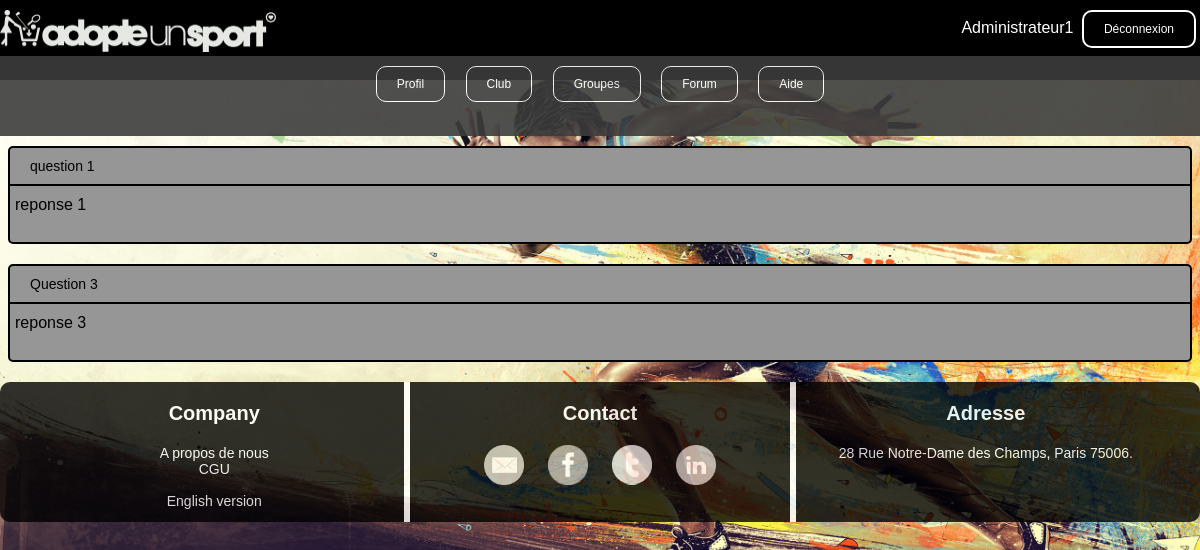
Screenshot of /faq.php (signed in) with the database file from the repository.
### tables this page shows
CREATE TABLE IF NOT EXISTS `faq` (
  `Id` int(11) NOT NULL AUTO_INCREMENT,
  `Question` varchar(5000) NOT NULL,
  `Reponse` varchar(5000) NOT NULL,
  PRIMARY KEY (`Id`)
);

### faq.php (the view, shortened to what this page needs)
<!DOCTYPE html>
<html>
	<head>
		<link href='assets/css/styleheaderfooter.css' rel='stylesheet' type='text/css' />
		<link href='assets/css/style.css' rel='stylesheet' type='text/css' />
	</head>
	<body>
		<header>
			<div class="container haut">
				<div class="connexion element"><a href="index.php"><img class="logosite" src="Images/adopteunsportnb.png" /></a></div>
				<div class="connexion droite element">
					<?php
						if (!isset($_SESSION['Pseudo'])) {
							?>
							<a href="inscription.php" class="button">Inscription</a>
							<a href="pageconnection.php" class="button">Connexion</a>
							<?php
						}
						else if (isset($_SESSION['Pseudo'])) {
							?>
							<a href="membre.php" class="lienpseudo"><?php echo($_SESSION['Pseudo']) ?></a>
							<a href="deconnexion.php" class="button">Déconnexion</a>
							<?php
						}
					?>
           		</div>
			</div>
			<div class="menu haut">
				<a href="membre.php" class="button2">Profil</a>
				<a href="clubs.php" class="button2">Club</a>
				<a href="groupes.php" class="button2">Groupes</a>
				<a href="forum.php" class="button2">Forum</a>
				<a href="faq.php" class="button2">Aide</a>
			</div>
		</header>
		<div class="faq">
			<?php
		try
		{
			$bdd = new PDO('mysql:host=localhost;dbname=app_info;charset=utf8', 'root', '');
		}
		catch(Exception $e)
		{
        	die('Erreur : '.$e->getMessage());
		}
		$reponse = $bdd->query('SELECT Question, Reponse FROM faq ORDER BY Id');
		while ($donnees = $reponse->fetch())
		{ ?>
			<div class="posts">
			<div class="question case">
				<?php
				echo $donnees['Question'];
				?>
			</div>
			<div class="reponse case">
				<?php
				echo $donnees['Reponse'] . '<br /><br />';
				?>
			</div>
		</div>
		<?php
		}
		?>
		</div>
		<footer>
			<div class="company bas">
				<h3>Company</h3>
				<a href="groupe6c.php" class="lienfootercompany">A propos de nous</a>
				<a href="cgu.php" class="lienfootercompany">CGU</a><br/>
				<a href="accueilen.php" class="lienfootercompany">English version</a>
			</div>
			<div class="espace bas">
			</div>
			<div class="contact bas">
				<h3>Contact</h3>
				<a href="https://www.google.fr" class="rsociaux mail"></a>
				<a href="https://www.facebook.com" class="rsociaux fb"></a>
				<a href="https://www.google.fr" class="rsociaux twitter"></a>
				<a href="https://www.google.fr" class="rsociaux linkedin"></a>
			</div>
			<div class="espace bas">
			</div>
			<div class="adresse bas">
				<h3>Adresse</h3>
				<p>28 Rue Notre-Dame des Champs, Paris 75006.</p>
			</div>
		</footer>
	</body>
</html>

### assets/css/styleheaderfooter.css (style rules this page uses)
.container { background-color: rgb(0,0,0); opacity: 1; border-radius: 0px; color: black; position: fixed; width:100%; height: 10%; margin-left: -8px; margin-right: -10px; margin-top: -8px; display: block; }
.menu { background-color: rgb(60,60,60); opacity: 0.9; position: fixed; margin-top: 4%; width:100%; height: 10%; margin-left: -8px; text-align: center; display: block; }
.logosite { height: 42px; width: 276px; margin-top: 10px; }
.connexion { display: inline-block; }
.droite { float: right; }
.lienpseudo { color: white; }
.button { background-color: rgb(0,0,0); border: solid white 2px; border-radius: 10px; color: white; padding: 10px 20px; text-align: center; text-decoration: none; display: inline-block; font-size: 12px; margin: 10px 4px; cursor: pointer; }
.button2 { background-color: rgb(60,60,60); border: solid white 1px; border-radius: 10px; color: white; padding: 10px 20px; text-align: center; text-decoration: none; display: inline-block; font-size: 12px; margin: 10px 8px; cursor: pointer; }
footer { position: relative; background-color: rgb(0,0,0); opacity: 0.8; color:white; text-align: center; border-radius: 10px; margin-left: -8px; margin-right: -8px; font-size: 14px; }
footer a { margin-right: 10px; margin-left: 10px; color: white; }
footer h3 { font-size: 20px; }
.bas { position: relative; display: inline-block; width: 25%; margin-left: 3%; margin-right: 3%; height: 140px; vertical-align: top; }
.espace { width: 0.5%; margin-left: 0%; margin-right: 0%; background-color: rgb(255,255,255); }
.lienfootercompany { display: block; }
.rsociaux { display: inline-block; height: 40px; width: 40px; }
.mail { background-image: url('Images/mailnb.png'); background-size: 100%; }
.fb { background-image: url('Images/fbnb1.png'); background-size: 100%; }
.twitter { background-image: url('Images/twitternb.png'); background-size: 100%; }
.linkedin { background-image: url('Images/linkedinnb.png'); background-size: 100%; }

### assets/css/style.css (style rules this page uses)
body { background-image : url('Images/course.jpeg'); background-size: 100%; background-repeat: no-repeat; background-attachment: fixed; display: block; color : black; font-family : "Verdana", cursive, sans-serif; }
a { color: black; text-decoration: none; }
.faq { margin-top: 10%; width: 100%; display: inline-block; }
.posts { background-color: rgb(150,150,150); border: solid black 2px; border-radius: 5px; margin-top: 20px; margin-bottom: 20px; }
.question { vertical-align: text-bottom; padding-right: 20px; padding-left: 20px; font-size: 14px; }
.reponse { padding-right: 5px; padding-left: 5px; border-top: solid black 2px; }
.case { display: block; padding-top: 10px; padding-bottom: 10px; }

### rows the page displays
faq: Question "question 1", Reponse "reponse 1"
faq: Question "Question 3", Reponse "reponse 3"

### other values shown
$_SESSION['Pseudo'] "Administrateur1"
